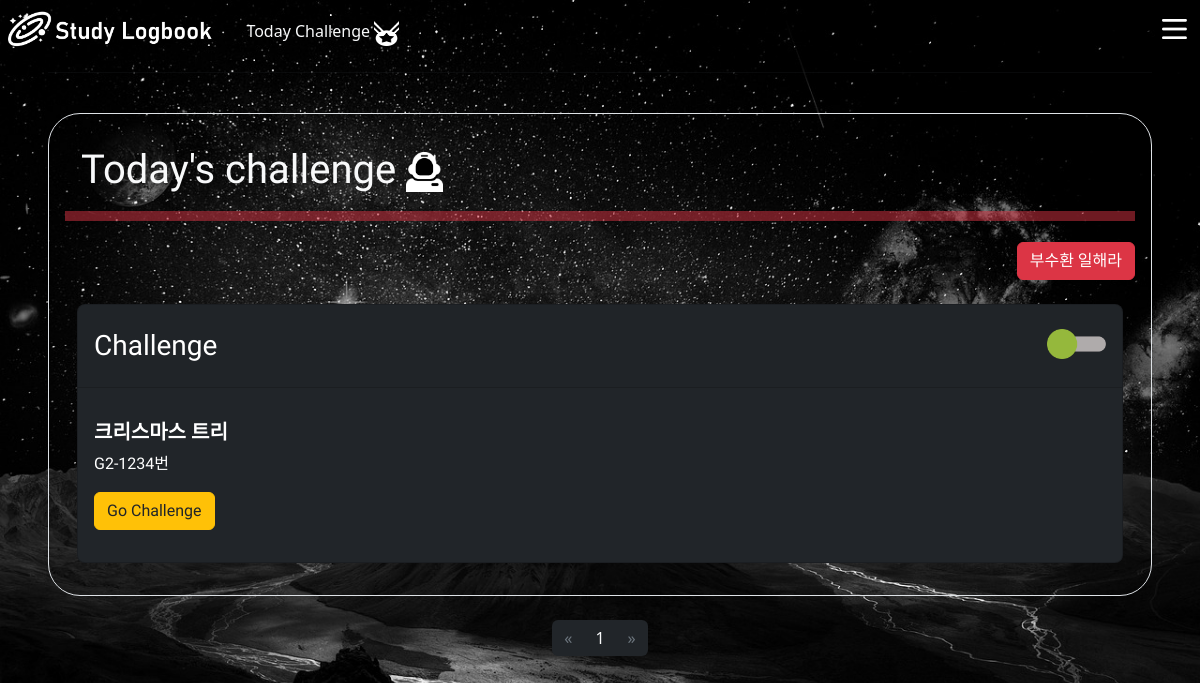
The app's page /challenges/index/, older data.
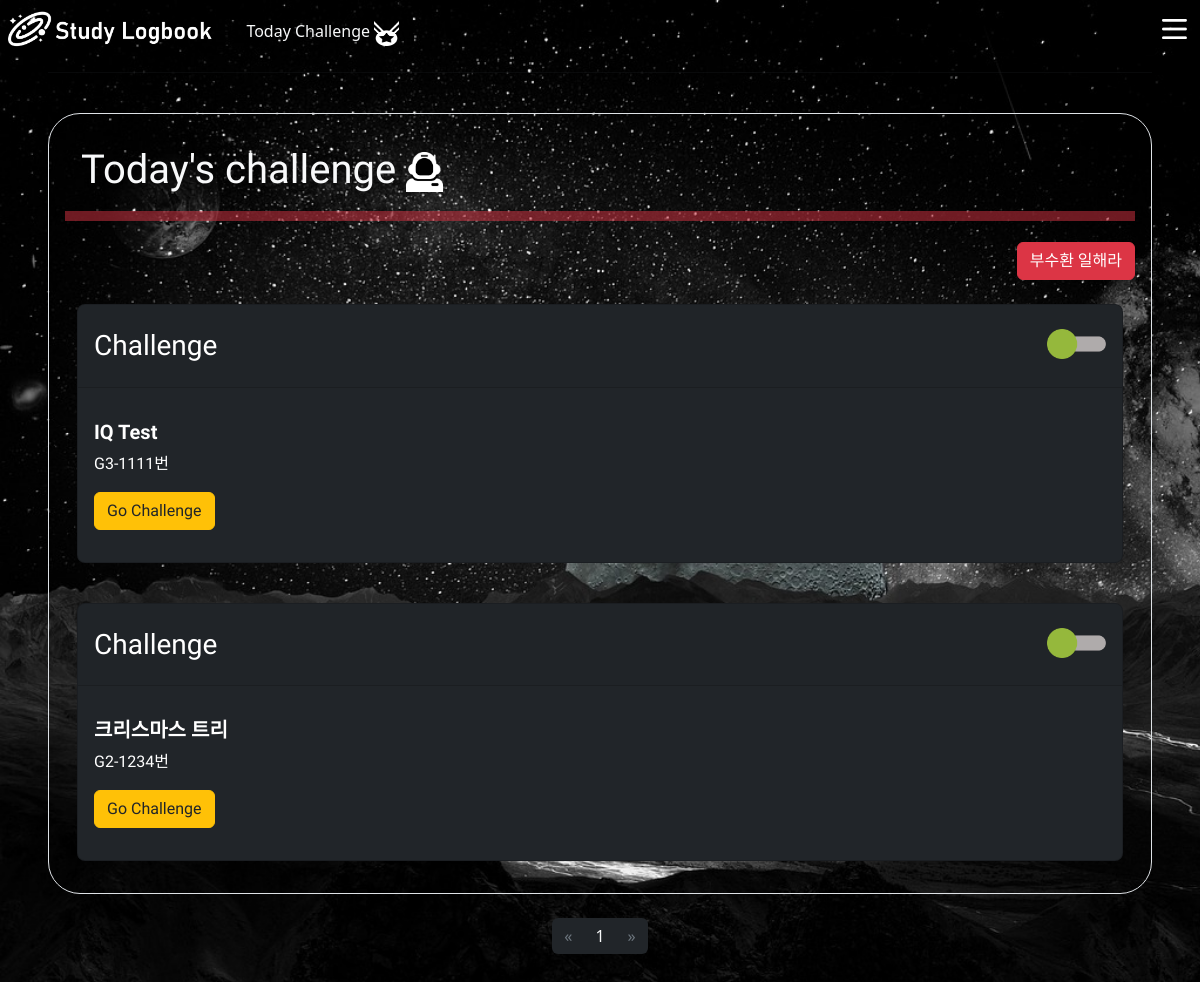
The same page, newer data.
### challenges/models.py (models this page shows)
class Challenge(models.Model):
    title = models.CharField(max_length=20)
    problem = models.IntegerField()
    created_at = models.DateTimeField(auto_now_add=True)
    is_today = models.BooleanField(default=False)
    rank = models.CharField(max_length=5)

### challenges/views.py (the view)
# urls.py: path('index/', views.index, name='index'),
def index(request):
    if request.method == 'POST':
        form = ChallengeForm(request.POST)
        if form.is_valid():
            challenge = form.save(commit=False)
            problem = Problem.objects.get(problem_num=challenge.problem)
            challenge.rank = problem.rank
            challenge.title = problem.name
            form.save()
            return redirect('challenges:index')
    else:
        form = ChallengeForm()
    now = timezone.now()
    challenges = Challenge.objects.all().order_by('-created_at')
    for challenge in challenges:
        if challenge.created_at.date() == now.date():
            challenge.is_today = 1
        else:
            challenge.is_today = 0
    paginator = Paginator(challenges,3) # challenge 리스트 3개 단위로 잘라 보여줌
    page_number = request.GET.get('page')
    posts = paginator.get_page(page_number)
    context = {
        'challenges' : posts,
        'form' : form,
    }
    return render(request,'challenges/index.html',context)

### challenges/templates/challenges/index.html (shortened to what this page needs)
{% extends "base.html" %}
{% load static %}
{% block content %}
<hr>
<br>
<div class="border bg-dark.bg-gradient p-3 rounded-5">
  <div>
    <h1 class="font text-light mx-3 mt-3 animate__animated animate__bounce">Today's challenge
      <img src="{% static "planet10.png" %}" alt="planet10" height="40px">
    </h1>
    <p class="placeholder-glow">
      <span class="placeholder col-12 bg-danger placeholder-xs" ></span>
    </p>
    <div class=' d-flex justify-content-end'>
    <button type="button" class="font btn btn-danger" id="btn_cursor" data-bs-toggle="modal" data-bs-target="#exampleModal">부수환 일해라
    </button></div>
  </div>
{% for challenge in challenges %}
<br>
  <div class='container'>
    <div class="card text-white bg-dark mb-3 rounded-3">
        <div class="card-header">
          <div class='d-flex justify-content-between'>
            <h3 class="my-3 font ">Challenge</h3>
            {% if challenge.is_today == 1 %}
            <img src="{% static "logo_on.png" %}" alt="" height='30px' width='auto' class="my-3">
            {% else %}
            <img src="{% static "logo_off.png" %}" alt="" height='30px' width='auto' class="my-3">
            {% endif %}
          </div>
        </div>
        <div class="card-body my-3">
          <h5 class="card-title fw-bold font">{{ challenge.title }}</h5>
          <p class="card-text font">{{challenge.rank}}-{{ challenge.problem }}번</p>
          <a href="{% url "challenges:detail" challenge.pk%}" class="font btn btn-warning text-dark mouse" >Go Challenge</a>
        </div>
    </div>
  </div>
{% endfor %}
</div>
<br>
<nav aria-label="Page navigation example" >
  <div class="">
    <ul class="pagination justify-content-center ">
      {% if challenges.has_previous %}
        <li class="page-item">
          <a class="page-link text-secondary bg-dark border-0" href="?page={{ challenges.previous_page_number }}">&laquo;</a>
        </li>
      {% else %}
        <li class="page-item disabled">
          <a class="page-link text-secondary bg-dark border-0" href="#" tabindex="-1" aria-disabled="True">&laquo;</a>
        </li>
      {% endif %}
      {% for i in challenges.paginator.page_range %}
        {% if challenges.number == i %}
          <li class="page-item active text-light bg-dark border-0" aria-current="page">
            <span class="page-link text-light bg-dark border-0">
              {{ i }}
            </span>
          </li>
        {% else %}
          <li class="page-item text-secondary bg-dark border-0"><a class="page-link text-secondary bg-dark border-0" href="?page={{ i }}">{{ i }}</a></li>
        {% endif %}
      {% endfor %}
      {% if challenges.has_next %}
        <li class="page-item">
          <a class="page-link text-secondary bg-dark border-0" href="?page={{ challenges.next_page_number }}">&raquo;</a>
        </li>
      {% else %}
        <li class="page-item disabled">
          <a class="page-link text-secondary bg-dark border-0" href="#" tabindex="-1" aria-disabled="True">&raquo;</a>
        </li>
      {% endif %}
    </ul>
  </div>
</nav>
{% endblock content %}

Row changes from the older to the newer data that the page shows:
added Challenge: is_today False (drawn), title "IQ Test", rank "G3", problem "1111"
